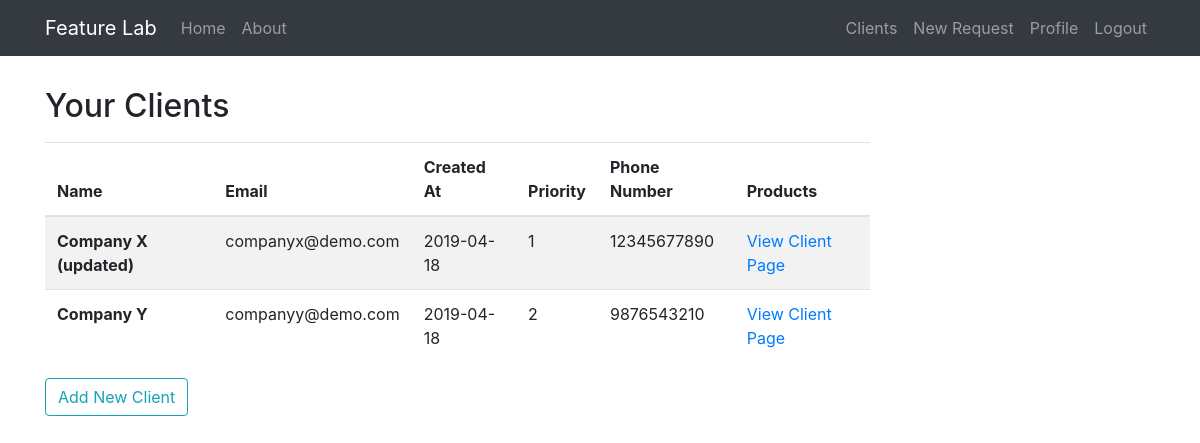
The app's page /clients (signed in), older data.
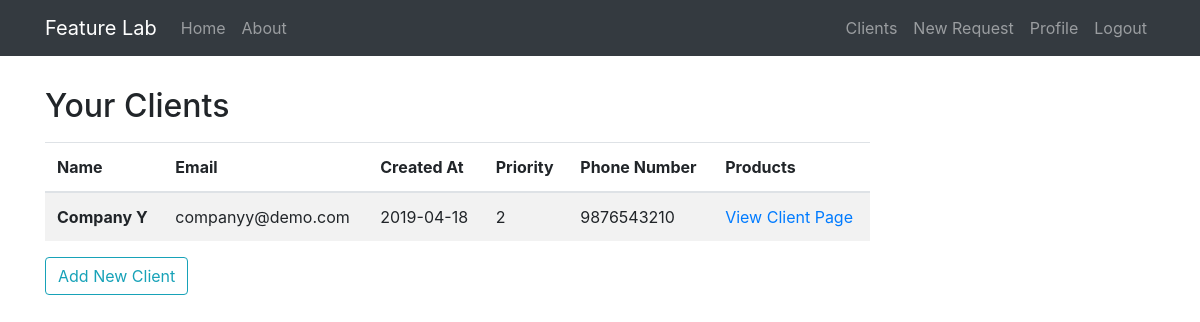
The same page, newer data.
### feature_lab/models.py (models this page shows, shortened)
class Client(db.Model):
    id = db.Column(db.Integer, primary_key=True)
    name = db.Column(db.String(20), unique=True, nullable=False)
    email = db.Column(db.String(120), unique=True, nullable=False)
    bio = db.Column(db.Text(), nullable=False)
    priority = db.Column(db.Integer, nullable=False)
    phone_number = db.Column(db.String(15))
    created_at = db.Column(db.DateTime, nullable=False, default=datetime.utcnow)
    products = db.relationship('Product', backref='owner', lazy=True)
    user_id = db.Column(db.Integer, db.ForeignKey('user.id'), nullable=False)

### feature_lab/clients/routes.py (the view)
@clients.route('/clients')
@login_required
def clients_list():
    all_clients = Client.query.filter_by(user_id=current_user.id)
    return render_template('clients.html', clients=all_clients)

### feature_lab/models.py (called while the page is built)
@login_manager.user_loader
def load_user(user_id):
    return User.query.get(int(user_id))

### feature_lab/templates/clients.html
{% extends 'layout.html' %}
{% block content %}
    <h2 class="mb-3">Your Clients</h2>
    <table class="table table-striped">
      <thead>
        <tr>
            <th scope="col">Name</th>
            <th scope="col">Email</th>
            <th scope="col">Created At</th>
            <th scope="col">Priority</th>
            <th scope="col">Phone Number</th>
            <th scope="col">Products</th>
        </tr>
      </thead>
        <tbody>
        {% for client in clients %}
            <tr>
                <th scope="row">{{client.name}}</th>
                <td>{{client.email}}</td>
                <td>{{client.created_at.strftime('%Y-%m-%d')}}</td>
                <td>{{client.priority}}</td>
                <td>{{client.phone_number}}</td>
                <td><a href="/client/{{client.id}}">View Client Page</a></td>
            </tr>
        {% endfor %}
      </tbody>
    </table>
    <button type="button" class="btn btn-outline-info" onclick="window.location='/create_client'">Add New Client</button>
{% endblock content %}

### feature_lab/templates/layout.html (shortened to what this page needs)
<!DOCTYPE html>
<html>
<head>
    <link rel="stylesheet" href="https://stackpath.bootstrapcdn.com/bootstrap/4.3.1/css/bootstrap.min.css">
    <link rel="stylesheet" type="text/css" href="{{ url_for('static', filename='custom.css') }}">
</head>
<body>
    <nav class="navbar navbar-expand-lg navbar-dark bg-dark fixed-top">
        <div class="container">
            <a class="navbar-brand" href="/">Feature Lab</a>
            <div class="collapse navbar-collapse" id="navbarToggle">
                <div class="navbar-nav mr-auto">
                    <a class="nav-item nav-link" href="/">Home</a>
                    <a class="nav-item nav-link" href="/about">About</a>
                </div>
                <div class="navbar-nav">
                    {% if current_user.is_authenticated %}
                        <a class="nav-item nav-link" href="/clients">Clients</a>
                        <a class="nav-item nav-link" href="/create_request">New Request</a>
                        <a class="nav-item nav-link" href="#">Profile</a>
                        <a class="nav-item nav-link" href="/logout">Logout</a>
                    {% else %}
                        <a class="nav-item nav-link" href="/signup">Register</a>
                        <a class="nav-item nav-link" href="/login">Login</a>
                    {% endif %}
                </div>
            </div>
        </div>
    </nav>
    <main class="container" role="main" style="margin-top:10ex">
        <div class="row">
            <div class="col-md-9">
                {% block content %}{% endblock %}
            </div>
        </div>
    </main>
</body>
</html>

Row changes from the older to the newer data that the page shows:
removed Client: name "Company X (updated)", email "companyx@demo.com", created_at "2019-04-18", priority "1", phone_number "12345677890"
